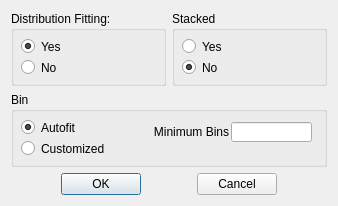
<?xml version="1.0" encoding="UTF-8"?>
<ui version="4.0">
 <class>Dialog</class>
 <widget class="QDialog" name="Dialog">
  <property name="geometry">
   <rect>
    <x>0</x>
    <y>0</y>
    <width>338</width>
    <height>206</height>
   </rect>
  </property>
  <property name="windowTitle">
   <string>Setting</string>
  </property>
  <layout class="QGridLayout" name="gridLayout_5">
   <item row="0" column="0">
    <layout class="QGridLayout" name="gridLayout">
     <item row="0" column="0">
      <widget class="QGroupBox" name="groupBox">
       <property name="title">
        <string>Distribution Fitting:</string>
       </property>
       <widget class="QRadioButton" name="radioButton">
        <property name="geometry">
         <rect>
          <x>10</x>
          <y>20</y>
          <width>91</width>
          <height>31</height>
         </rect>
        </property>
        <property name="text">
         <string>Yes</string>
        </property>
        <property name="checked">
         <bool>true</bool>
        </property>
       </widget>
       <widget class="QRadioButton" name="radioButton_2">
        <property name="geometry">
         <rect>
          <x>10</x>
          <y>46</y>
          <width>101</width>
          <height>21</height>
         </rect>
        </property>
        <property name="text">
         <string>No</string>
        </property>
       </widget>
      </widget>
     </item>
    </layout>
   </item>
   <item row="0" column="1">
    <layout class="QGridLayout" name="gridLayout_2">
     <item row="0" column="0">
      <widget class="QGroupBox" name="groupBox_3">
       <property name="title">
        <string>Stacked</string>
       </property>
       <widget class="QRadioButton" name="Btn_stacked_yes">
        <property name="geometry">
         <rect>
          <x>10</x>
          <y>20</y>
          <width>91</width>
          <height>31</height>
         </rect>
        </property>
        <property name="text">
         <string>Yes</string>
        </property>
        <property name="checked">
         <bool>false</bool>
        </property>
       </widget>
       <widget class="QRadioButton" name="Btn_stacked_no">
        <property name="geometry">
         <rect>
          <x>10</x>
          <y>46</y>
          <width>101</width>
          <height>21</height>
         </rect>
        </property>
        <property name="text">
         <string>No</string>
        </property>
        <property name="checked">
         <bool>true</bool>
        </property>
       </widget>
      </widget>
     </item>
    </layout>
   </item>
   <item row="1" column="0" colspan="2">
    <layout class="QGridLayout" name="gridLayout_3">
     <item row="0" column="0">
      <widget class="QGroupBox" name="groupBox_2">
       <property name="enabled">
        <bool>true</bool>
       </property>
       <property name="title">
        <string>Bin</string>
       </property>
       <widget class="QRadioButton" name="Btn_Bin_Autofit">
        <property name="geometry">
         <rect>
          <x>10</x>
          <y>20</y>
          <width>91</width>
          <height>31</height>
         </rect>
        </property>
        <property name="text">
         <string>Autofit</string>
        </property>
        <property name="checkable">
         <bool>true</bool>
        </property>
        <property name="checked">
         <bool>true</bool>
        </property>
       </widget>
       <widget class="QRadioButton" name="Btn_Bin_Custom">
        <property name="geometry">
         <rect>
          <x>10</x>
          <y>46</y>
          <width>101</width>
          <height>21</height>
         </rect>
        </property>
        <property name="text">
         <string>Customized</string>
        </property>
       </widget>
       <widget class="QLabel" name="label_bins">
        <property name="geometry">
         <rect>
          <x>140</x>
          <y>30</y>
          <width>81</width>
          <height>20</height>
         </rect>
        </property>
        <property name="text">
         <string>Minimum Bins</string>
        </property>
        <property name="alignment">
         <set>Qt::AlignCenter</set>
        </property>
       </widget>
       <widget class="QLineEdit" name="lineEdit">
        <property name="geometry">
         <rect>
          <x>220</x>
          <y>30</y>
          <width>81</width>
          <height>20</height>
         </rect>
        </property>
        <property name="alignment">
         <set>Qt::AlignCenter</set>
        </property>
       </widget>
      </widget>
     </item>
    </layout>
   </item>
   <item row="2" column="0" colspan="2">
    <layout class="QGridLayout" name="gridLayout_4">
     <item row="0" column="1">
      <widget class="QPushButton" name="Btn_OK">
       <property name="text">
        <string>OK</string>
       </property>
      </widget>
     </item>
     <item row="0" column="0">
      <widget class="QLabel" name="label">
       <property name="text">
        <string/>
       </property>
      </widget>
     </item>
     <item row="0" column="2">
      <widget class="QLabel" name="label_2">
       <property name="text">
        <string/>
       </property>
      </widget>
     </item>
     <item row="0" column="3">
      <widget class="QPushButton" name="Btn_cancel">
       <property name="text">
        <string>Cancel</string>
       </property>
      </widget>
     </item>
     <item row="0" column="4">
      <widget class="QLabel" name="label_3">
       <property name="text">
        <string/>
       </property>
      </widget>
     </item>
    </layout>
   </item>
  </layout>
 </widget>
 <resources/>
 <connections/>
</ui>
